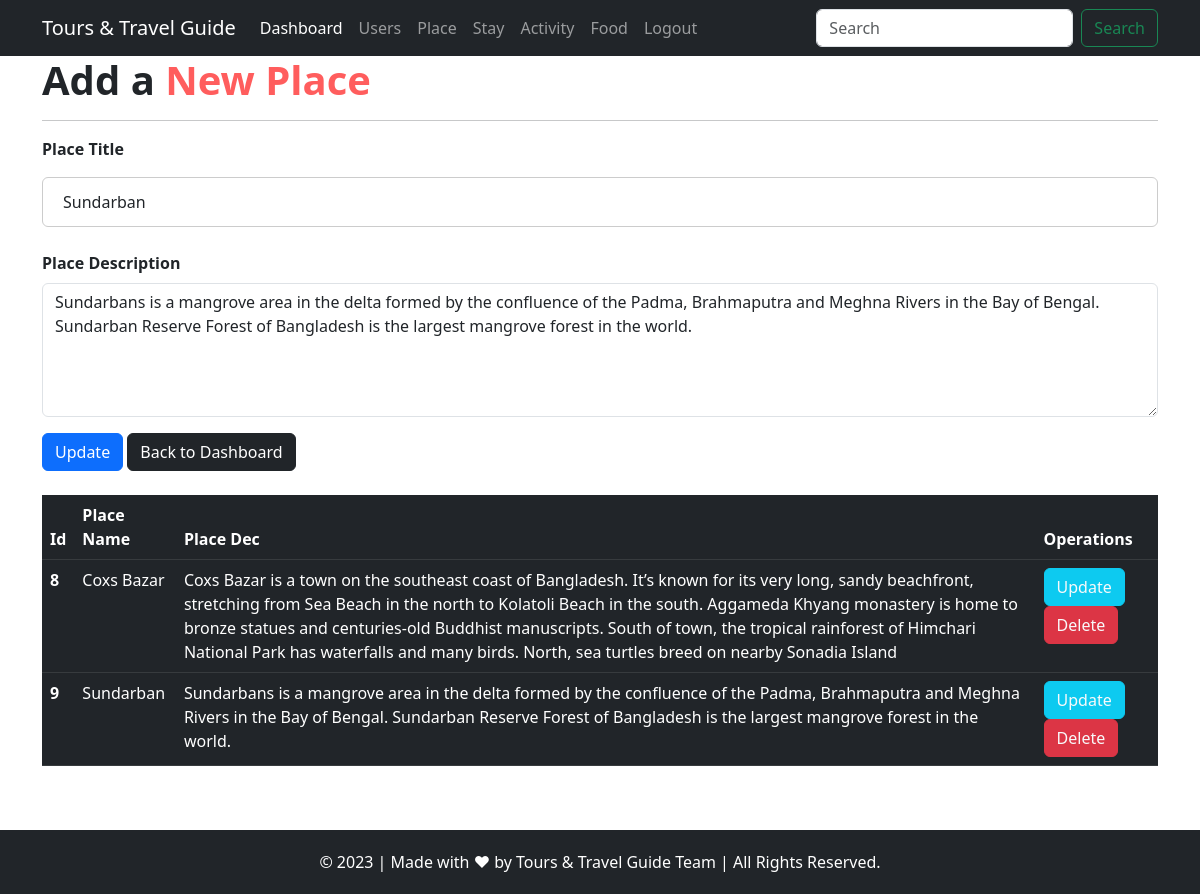
Screenshot of /add-place.php?action=edit&id=9 (signed in) with the database file from the repository.
### tables this page shows
CREATE TABLE `place` (
  `placeid` int(50) NOT NULL,
  `placetitle` varchar(100) NOT NULL,
  `placedesc` mediumtext NOT NULL
);

### add-place.php (the view, shortened to what this page needs)
<?php
include 'db/_dbConnect.php';
$action = isset($_GET['action']) ? $_GET['action'] : '';
$placeID = isset($_GET['id']) ? $_GET['id'] : null;
?>
<!doctype html>
<html lang="en">
<head>
    <link href="https://cdn.jsdelivr.net/npm/bootstrap@5.3.0-alpha1/dist/css/bootstrap.min.css" rel="stylesheet"
>
    <link rel="stylesheet" href="https://cdn.jsdelivr.net/npm/bootstrap-icons@1.10.3/font/bootstrap-icons.css">
    <link rel="stylesheet" href="css/style.css">
</head>
<body>
    <?php
        require 'php/nav.php';
    ?>
    <div class="container">
    <h2 class="display-6 fw-bold">Add a <span style="color:#ff5d5d">New Place</span></h2>
    <hr>
    <?php
    if ($action == 'edit' && $placeID != null){
        $sql = "SELECT * FROM `place` WHERE `placeid` = '{$placeID}'";
        $result = mysqli_query($connect, $sql);
        $place = mysqli_fetch_assoc($result);
        ?>
        <form action="#" method="POST">
            <div class="mb-3">
                <label class="form-label fw-bold">Place Title</label>
                <input type="text" class="form-control" name="title" value="<?php echo $place['placetitle'] ?>">
            </div>
            <div class="mb-3">
                <label class="form-label fw-bold">Place Description</label>
                <textarea class="form-control" rows="5" name="desc"><?php echo $place['placedesc'] ?></textarea>
            </div>
            <button type="submit" class="btn btn-primary" name="update">Update</button>
            <button type="button" class="btn btn-dark">Back to Dashboard</button>
        </form>
        <?php } ?>
    </div>
    <br>
    <div class="container">
    <table class="table table-dark table-hover">
        <thead>
            <tr>
            <th scope="col">Id</th>
            <th scope="col">Place Name</th>
            <th scope="col">Place Dec</th>
            <th scope="col">Operations</th>
            </tr>
        </thead>
        <tbody>
            <?php
                $sql = "SELECT * FROM `place`";
                $result = mysqli_query($connect, $sql);
                if($result){
                    while($row = mysqli_fetch_assoc($result)){
                        echo '
                        <tr>
                        <th scope="row">'. $row['placeid'] .'</th>
                        <td>'. $row['placetitle'] .'</td>
                        <td>'. $row['placedesc'] .'</td>
                        <td>
                            <button class="btn btn-info">
                                <a href="?action=edit&id='. $row['placeid'] .'" class="text-light text-decoration-none">Update</a>
                            </button>
                            <button class="btn btn-danger">
                                <a href="delete.php?type=place&id='. $row['placeid'] .'" class="text-light text-decoration-none">Delete</a>
                            </button>
                        </td>
                        </tr>
                        ';
                    }
                }
            ?>
        </tbody>
        </table>
    </div>
    <br><br>
    <?php
    require 'php/footer.php'
    ?>
</body>
</html>

### css/style.css (style rules this page uses)
* { padding: 0; margin: 0; box-sizing: border-box; }
input[type=text], [type=email], input[type=password], select { width: 100%; padding: 12px 20px; margin: 8px 0; display: inline-block; border: 1px solid #ccc; box-sizing: border-box; }

### rows the page displays
place: title "Sundarban", desc "Sundarbans is a mangrove area in the delta formed by the confluence of the Padma, Brahmaputra and Meghna Rivers in the Bay of Bengal. Sundarban Reserve Forest of Bangladesh is the largest mangrove forest in the world.", placeid "9", placetitle "Sundarban", placedesc "Sundarbans is a mangrove area in the delta formed by the confluence of the Padma, Brahmaputra and Meghna Rivers in the Bay of Bengal. Sundarban Reserve Forest of Bangladesh is the largest mangrove forest in the world."
place: placeid "8", placetitle "Coxs Bazar", placedesc "Coxs Bazar is a town on the southeast coast of Bangladesh. It’s known for its very long, sandy beachfront, stretching from Sea Beach in the north to Kolatoli Beach in the south. Aggameda Khyang monastery is home to bronze statues and centuries-old Buddhist manuscripts. South of town, the tropical rainforest of Himchari National Park has waterfalls and many birds. North, sea turtles breed on nearby Sonadia Island"
